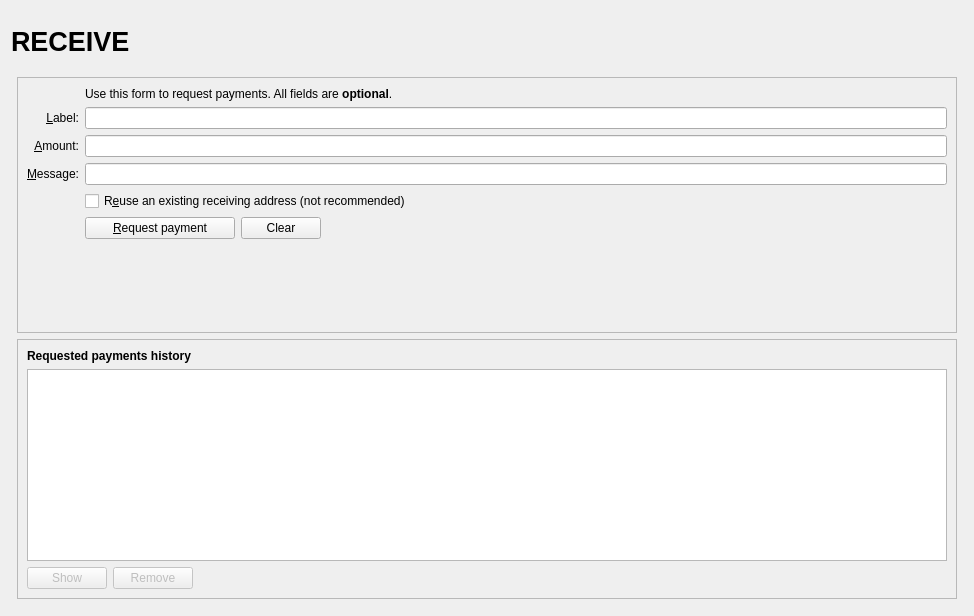
<?xml version="1.0" encoding="UTF-8"?>
<ui version="4.0">
 <class>ReceiveCoinsDialog</class>
 <widget class="QWidget" name="ReceiveCoinsDialog">
  <property name="geometry">
   <rect>
    <x>0</x>
    <y>0</y>
    <width>974</width>
    <height>616</height>
   </rect>
  </property>
  <layout class="QVBoxLayout" name="verticalLayout" stretch="0">
   <item>
    <layout class="QVBoxLayout" name="verticalLayout_Master" stretch="0,1">
     <property name="spacing">
      <number>0</number>
     </property>
     <item>
      <widget class="QFrame" name="frame_Header">
       <layout class="QVBoxLayout" name="verticalLayout_8">
        <property name="leftMargin">
         <number>0</number>
        </property>
        <property name="topMargin">
         <number>0</number>
        </property>
        <property name="rightMargin">
         <number>0</number>
        </property>
        <property name="bottomMargin">
         <number>0</number>
        </property>
        <item>
         <layout class="QHBoxLayout" name="horizontalLayout_Header" stretch="1,0,1">
          <item>
           <widget class="QLabel" name="labelOverviewHeaderLeft">
            <property name="minimumSize">
             <size>
              <width>464</width>
              <height>60</height>
             </size>
            </property>
            <property name="maximumSize">
             <size>
              <width>16777215</width>
              <height>60</height>
             </size>
            </property>
            <property name="font">
             <font>
              <pointsize>20</pointsize>
              <weight>75</weight>
              <bold>true</bold>
             </font>
            </property>
            <property name="text">
             <string>RECEIVE</string>
            </property>
           </widget>
          </item>
          <item>
           <spacer name="horizontalSpacer_3">
            <property name="orientation">
             <enum>Qt::Horizontal</enum>
            </property>
            <property name="sizeHint" stdset="0">
             <size>
              <width>40</width>
              <height>20</height>
             </size>
            </property>
           </spacer>
          </item>
          <item>
           <widget class="QLabel" name="labelOverviewHeaderRight">
            <property name="minimumSize">
             <size>
              <width>464</width>
              <height>60</height>
             </size>
            </property>
            <property name="maximumSize">
             <size>
              <width>16777215</width>
              <height>60</height>
             </size>
            </property>
            <property name="font">
             <font>
              <pointsize>14</pointsize>
             </font>
            </property>
            <property name="text">
             <string/>
            </property>
            <property name="alignment">
             <set>Qt::AlignRight|Qt::AlignTrailing|Qt::AlignVCenter</set>
            </property>
           </widget>
          </item>
         </layout>
        </item>
       </layout>
      </widget>
     </item>
     <item>
      <widget class="QFrame" name="frame_BG">
       <layout class="QVBoxLayout" name="verticalLayout_5">
        <property name="leftMargin">
         <number>6</number>
        </property>
        <property name="topMargin">
         <number>6</number>
        </property>
        <property name="rightMargin">
         <number>6</number>
        </property>
        <property name="bottomMargin">
         <number>6</number>
        </property>
        <item>
         <widget class="QFrame" name="frame2">
          <property name="sizePolicy">
           <sizepolicy hsizetype="Preferred" vsizetype="Expanding">
            <horstretch>0</horstretch>
            <verstretch>0</verstretch>
           </sizepolicy>
          </property>
          <property name="frameShape">
           <enum>QFrame::StyledPanel</enum>
          </property>
          <property name="frameShadow">
           <enum>QFrame::Sunken</enum>
          </property>
          <layout class="QVBoxLayout" name="verticalLayout_3">
           <item>
            <layout class="QGridLayout" name="gridLayout">
             <item row="7" column="2">
              <widget class="QCheckBox" name="reuseAddress">
               <property name="toolTip">
                <string>Reuse one of the previously used receiving addresses.&lt;br&gt;Reusing addresses has security and privacy issues.&lt;br&gt;Do not use this unless re-generating a payment request made before.</string>
               </property>
               <property name="text">
                <string>R&amp;euse an existing receiving address (not recommended)</string>
               </property>
              </widget>
             </item>
             <item row="7" column="0">
              <widget class="QLabel" name="label_4">
               <property name="text">
                <string/>
               </property>
              </widget>
             </item>
             <item row="6" column="0">
              <widget class="QLabel" name="label_3">
               <property name="toolTip">
                <string>An optional message to attach to the payment request, which will be displayed when the request is opened. Note: The message will not be sent with the payment over the NPW network.</string>
               </property>
               <property name="text">
                <string>&amp;Message:</string>
               </property>
               <property name="alignment">
                <set>Qt::AlignRight|Qt::AlignTrailing|Qt::AlignVCenter</set>
               </property>
               <property name="buddy">
                <cstring>reqMessage</cstring>
               </property>
              </widget>
             </item>
             <item row="4" column="2">
              <widget class="QLineEdit" name="reqLabel">
               <property name="toolTip">
                <string>An optional label to associate with the new receiving address.</string>
               </property>
              </widget>
             </item>
             <item row="6" column="2">
              <widget class="QLineEdit" name="reqMessage">
               <property name="toolTip">
                <string>An optional message to attach to the payment request, which will be displayed when the request is opened.&lt;br&gt;Note: The message will not be sent with the payment over the NPW network.</string>
               </property>
              </widget>
             </item>
             <item row="2" column="2">
              <widget class="QLabel" name="label_5">
               <property name="text">
                <string>Use this form to request payments. All fields are &lt;b&gt;optional&lt;/b&gt;.</string>
               </property>
              </widget>
             </item>
             <item row="4" column="0">
              <widget class="QLabel" name="label_2">
               <property name="toolTip">
                <string>An optional label to associate with the new receiving address.</string>
               </property>
               <property name="text">
                <string>&amp;Label:</string>
               </property>
               <property name="alignment">
                <set>Qt::AlignRight|Qt::AlignTrailing|Qt::AlignVCenter</set>
               </property>
               <property name="buddy">
                <cstring>reqLabel</cstring>
               </property>
              </widget>
             </item>
             <item row="5" column="0">
              <widget class="QLabel" name="label">
               <property name="toolTip">
                <string>An optional amount to request. Leave this empty or zero to not request a specific amount.</string>
               </property>
               <property name="text">
                <string>&amp;Amount:</string>
               </property>
               <property name="alignment">
                <set>Qt::AlignRight|Qt::AlignTrailing|Qt::AlignVCenter</set>
               </property>
               <property name="buddy">
                <cstring>reqAmount</cstring>
               </property>
              </widget>
             </item>
             <item row="5" column="2">
              <widget class="BitcoinAmountField" name="reqAmount">
               <property name="minimumSize">
                <size>
                 <width>80</width>
                 <height>0</height>
                </size>
               </property>
               <property name="toolTip">
                <string>An optional amount to request. Leave this empty or zero to not request a specific amount.</string>
               </property>
              </widget>
             </item>
             <item row="8" column="0">
              <widget class="QLabel" name="label_7">
               <property name="text">
                <string/>
               </property>
              </widget>
             </item>
             <item row="8" column="2">
              <layout class="QHBoxLayout" name="horizontalLayout">
               <item>
                <widget class="QPushButton" name="receiveButton">
                 <property name="minimumSize">
                  <size>
                   <width>150</width>
                   <height>0</height>
                  </size>
                 </property>
                 <property name="text">
                  <string>&amp;Request payment</string>
                 </property>
                 <property name="icon">
                  <iconset resource="../npw.qrc">
                   <normaloff>:/icons/receiving_addresses</normaloff>:/icons/receiving_addresses</iconset>
                 </property>
                </widget>
               </item>
               <item>
                <widget class="QPushButton" name="clearButton">
                 <property name="sizePolicy">
                  <sizepolicy hsizetype="Minimum" vsizetype="Fixed">
                   <horstretch>0</horstretch>
                   <verstretch>0</verstretch>
                  </sizepolicy>
                 </property>
                 <property name="toolTip">
                  <string>Clear all fields of the form.</string>
                 </property>
                 <property name="text">
                  <string>Clear</string>
                 </property>
                 <property name="icon">
                  <iconset resource="../npw.qrc">
                   <normaloff>:/icons/remove</normaloff>:/icons/remove</iconset>
                 </property>
                 <property name="autoDefault">
                  <bool>false</bool>
                 </property>
                </widget>
               </item>
               <item>
                <spacer name="horizontalSpacer">
                 <property name="orientation">
                  <enum>Qt::Horizontal</enum>
                 </property>
                 <property name="sizeHint" stdset="0">
                  <size>
                   <width>40</width>
                   <height>20</height>
                  </size>
                 </property>
                </spacer>
               </item>
              </layout>
             </item>
             <item row="9" column="2">
              <spacer name="verticalSpacer">
               <property name="orientation">
                <enum>Qt::Vertical</enum>
               </property>
               <property name="sizeHint" stdset="0">
                <size>
                 <width>20</width>
                 <height>40</height>
                </size>
               </property>
              </spacer>
             </item>
            </layout>
           </item>
          </layout>
         </widget>
        </item>
        <item>
         <widget class="QFrame" name="frame">
          <property name="sizePolicy">
           <sizepolicy hsizetype="Preferred" vsizetype="Expanding">
            <horstretch>0</horstretch>
            <verstretch>0</verstretch>
           </sizepolicy>
          </property>
          <property name="frameShape">
           <enum>QFrame::StyledPanel</enum>
          </property>
          <property name="frameShadow">
           <enum>QFrame::Raised</enum>
          </property>
          <layout class="QVBoxLayout" name="verticalLayout_2">
           <item>
            <widget class="QLabel" name="label_6">
             <property name="font">
              <font>
               <weight>75</weight>
               <bold>true</bold>
              </font>
             </property>
             <property name="text">
              <string>Requested payments history</string>
             </property>
            </widget>
           </item>
           <item>
            <widget class="QTableView" name="recentRequestsView">
             <property name="palette">
              <palette>
               <active>
                <colorrole role="Text">
                 <brush brushstyle="SolidPattern">
                  <color alpha="255">
                   <red>130</red>
                   <green>146</green>
                   <blue>162</blue>
                  </color>
                 </brush>
                </colorrole>
               </active>
               <inactive>
                <colorrole role="Text">
                 <brush brushstyle="SolidPattern">
                  <color alpha="255">
                   <red>130</red>
                   <green>146</green>
                   <blue>162</blue>
                  </color>
                 </brush>
                </colorrole>
               </inactive>
               <disabled>
                <colorrole role="Text">
                 <brush brushstyle="SolidPattern">
                  <color alpha="255">
                   <red>85</red>
                   <green>85</green>
                   <blue>85</blue>
                  </color>
                 </brush>
                </colorrole>
               </disabled>
              </palette>
             </property>
             <property name="contextMenuPolicy">
              <enum>Qt::CustomContextMenu</enum>
             </property>
             <property name="tabKeyNavigation">
              <bool>false</bool>
             </property>
             <property name="sortingEnabled">
              <bool>true</bool>
             </property>
            </widget>
           </item>
           <item>
            <layout class="QHBoxLayout" name="horizontalLayout_2">
             <item>
              <widget class="QPushButton" name="showRequestButton">
               <property name="enabled">
                <bool>false</bool>
               </property>
               <property name="toolTip">
                <string>Show the selected request (does the same as double clicking an entry)</string>
               </property>
               <property name="text">
                <string>Show</string>
               </property>
               <property name="icon">
                <iconset resource="../npw.qrc">
                 <normaloff>:/icons/edit</normaloff>:/icons/edit</iconset>
               </property>
               <property name="autoDefault">
                <bool>false</bool>
               </property>
              </widget>
             </item>
             <item>
              <widget class="QPushButton" name="removeRequestButton">
               <property name="enabled">
                <bool>false</bool>
               </property>
               <property name="toolTip">
                <string>Remove the selected entries from the list</string>
               </property>
               <property name="text">
                <string>Remove</string>
               </property>
               <property name="icon">
                <iconset resource="../npw.qrc">
                 <normaloff>:/icons/remove</normaloff>:/icons/remove</iconset>
               </property>
               <property name="autoDefault">
                <bool>false</bool>
               </property>
              </widget>
             </item>
             <item>
              <spacer name="horizontalSpacer_2">
               <property name="orientation">
                <enum>Qt::Horizontal</enum>
               </property>
               <property name="sizeHint" stdset="0">
                <size>
                 <width>40</width>
                 <height>20</height>
                </size>
               </property>
              </spacer>
             </item>
            </layout>
           </item>
          </layout>
         </widget>
        </item>
       </layout>
      </widget>
     </item>
    </layout>
   </item>
  </layout>
 </widget>
 <customwidgets>
  <customwidget>
   <class>BitcoinAmountField</class>
   <extends>QLineEdit</extends>
   <header>bitcoinamountfield.h</header>
   <container>1</container>
  </customwidget>
 </customwidgets>
 <tabstops>
  <tabstop>reqLabel</tabstop>
  <tabstop>reqAmount</tabstop>
  <tabstop>reqMessage</tabstop>
  <tabstop>reuseAddress</tabstop>
  <tabstop>receiveButton</tabstop>
  <tabstop>clearButton</tabstop>
  <tabstop>recentRequestsView</tabstop>
  <tabstop>showRequestButton</tabstop>
  <tabstop>removeRequestButton</tabstop>
 </tabstops>
 <resources>
  <include location="../npw.qrc"/>
 </resources>
 <connections/>
</ui>
